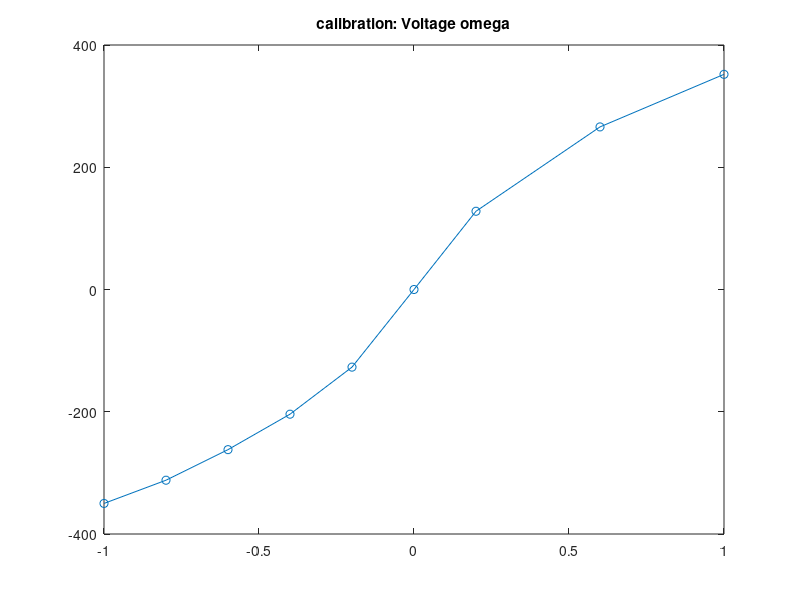
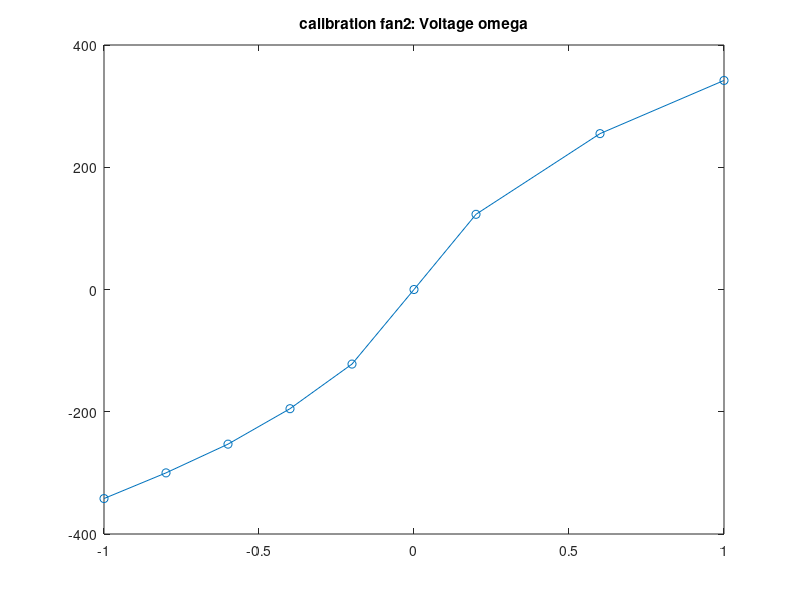
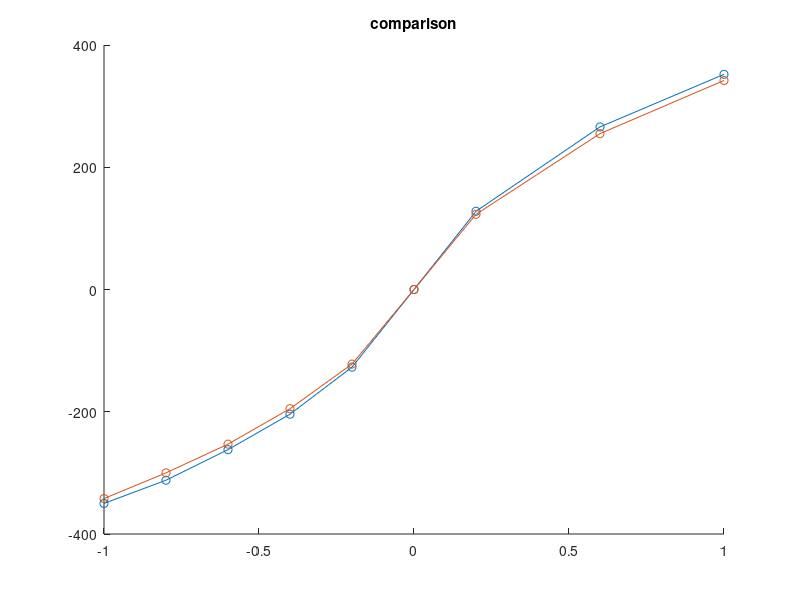
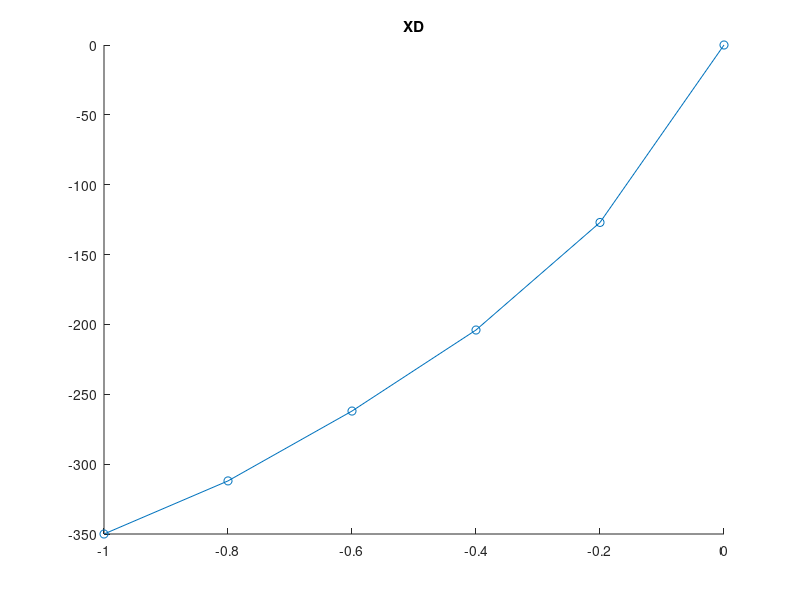

Source code (MATLAB) for these figures, in order:
clear all;
close all;
clc
h=0.01;

fan1_voltage = -[-1, -0.6, -0.2, 0, 0.2, 0.4, 0.6, 0.8, 1];
fan1_omega = [352, 266, 128, 0, -127, -204, -262, -312, -350];
figure;
plot(fan1_voltage, fan1_omega, '-o');
title('calibration: Voltage omega');

% output1, 2 radians, no calibration, constant offset measured for input
% 0,0 is ~0.04, ~0.02
% gain -> -351 fan_1, 

fan2_voltage = -[-1, -0.6, -0.2, 0, 0.2, 0.4, 0.6, 0.8, 1];
fan2_omega = [342, 255, 123, 0, -122, -195, -253, -300, -342];
figure;
plot(fan2_voltage, fan2_omega, '-o');
title('calibration fan2: Voltage omega');


figure;
hold on;
plot(fan1_voltage, fan1_omega, '-o');
plot(fan2_voltage, fan2_omega, '-o');
title('comparison');
hold off;

fan1_voltage__ = -[0, 0.2, 0.4, 0.6, 0.8, 1];
fan1_omega__ = [0, -127, -204, -262, -312, -350];

figure;
hold on;
plot(fan1_voltage__, fan1_omega__, '-o');

title('XD');
hold off;


fan1_voltage_n = -[-1, -0.6, -0.2, 0];
fan1_omega_n = [352, 266, 128, 0];


figure;
hold on;
plot(fan1_voltage_n, fan1_omega_n, '-o');

title('XD_negative');
hold off;


% omega:
% radians/s 


